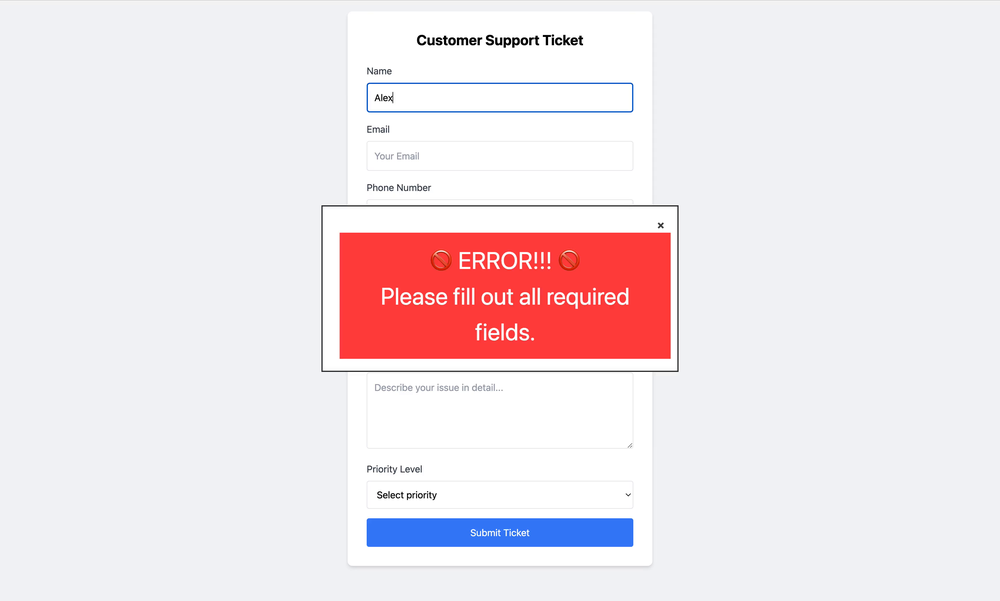
#> input picture data/images/sample_customer_images/sample_customer_screenshot.png, 1000 x 601 px, shrunk from 3360 x 2020 before the run, found by its file name
$ python convert_to_grayscale.py
#> lines starting #> are read from the running program, lines starting #| are printed output that depends on the picture
from PIL import Image

def convert_to_grayscale(image_path):
    image = Image.open(image_path).convert("L")  # <1>
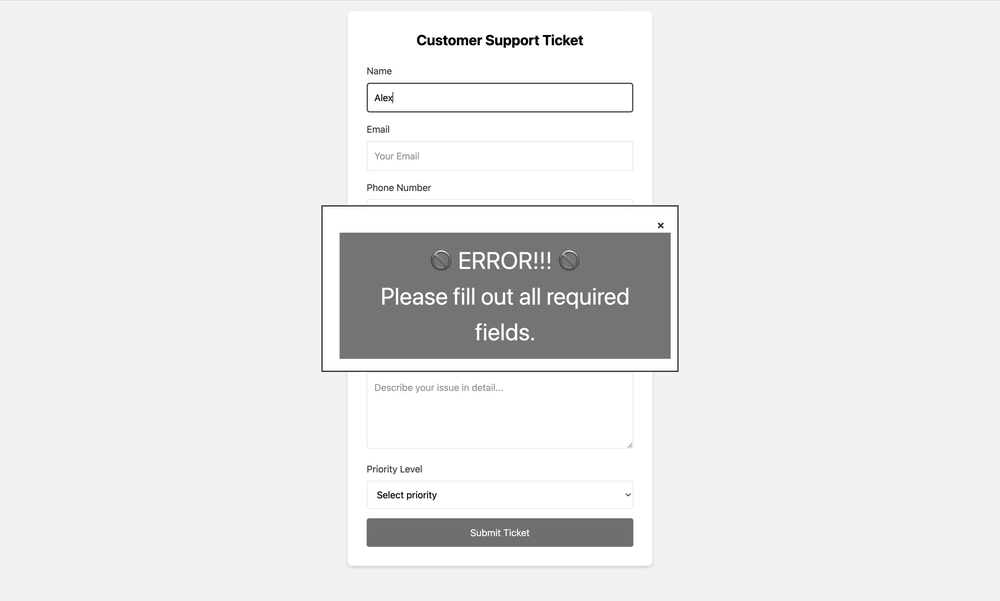
#> image: PIL image 1000x601 L; min 0, max 255, mean 232.7
    return image  # <2>

if __name__ == "__main__":
    # Example usage
    gray_img = convert_to_grayscale("data/images/sample_customer_images/sample_customer_screenshot.png")  # <3>
    gray_img.show()  # <4>
